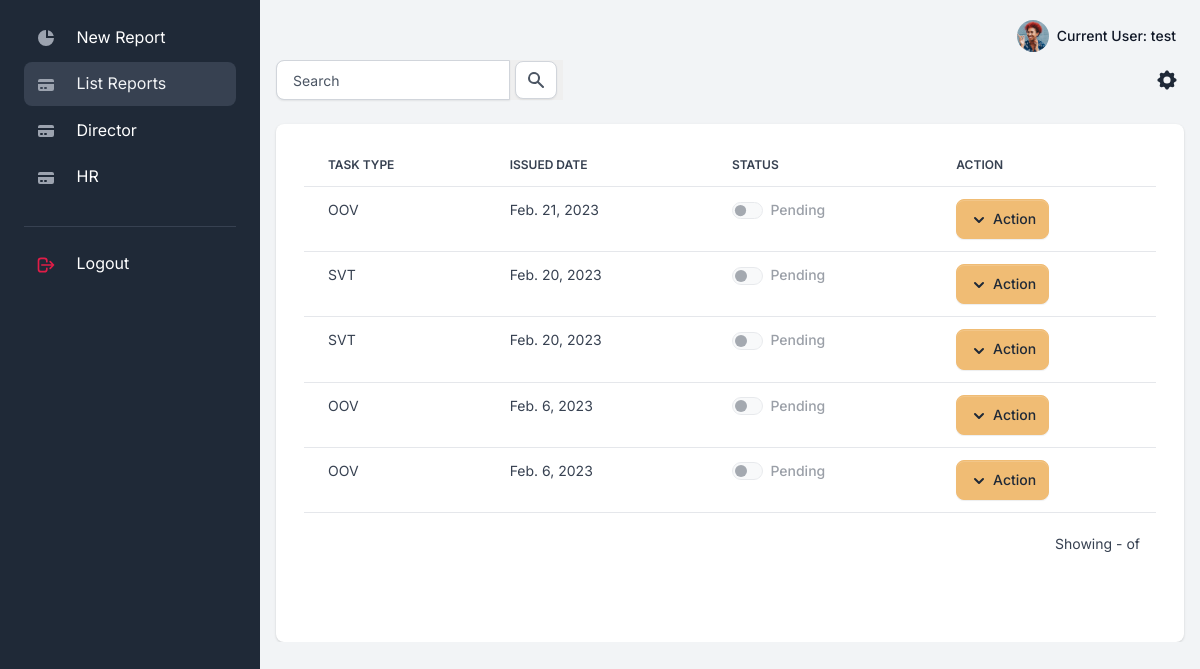
The page /reports/list (signed in) on the database as committed earlier.
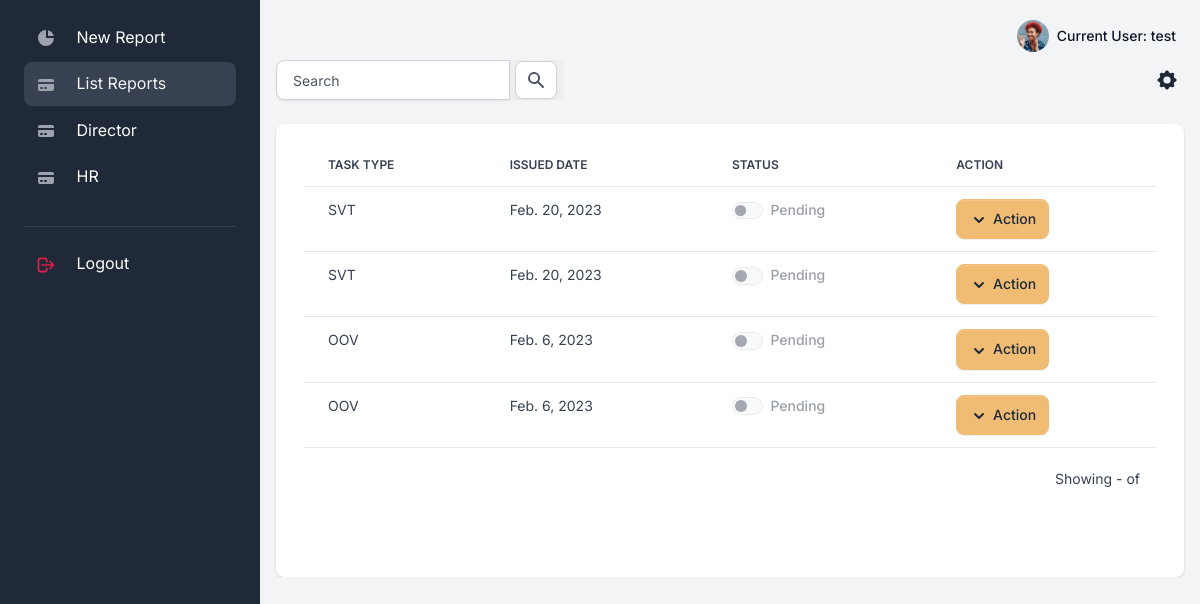
The same page on the database as committed later.
### apps/reports/models.py (models this page shows, shortened)
class Report(Model):
    STATUS_CHOICES= (
    ('Pending', 'Pending'),
    ('Approved', 'Approved'),
    )
    id=AutoField(primary_key=True,editable=False)
    owner = ForeignKey(Employee,on_delete=SET_NULL,null=True)
    task_type=ForeignKey(Task_type,on_delete=SET_NULL,null=True)
    created_at=DateTimeField(auto_now_add=True)
    status=CharField(max_length=50,choices=STATUS_CHOICES,default='Pending')
    description=TextField(null=True)

class Task_type(Model):
    id=AutoField(primary_key=True,editable=False)
    job_title=ForeignKey(Job_title,on_delete=CASCADE,null=True)
    type = CharField(max_length=50,null=True)
    def __str__(self):
        return self.type

### apps/reports/views.py (the view)
# urls.py: path('list',views.ReportListView.as_view(),name='list'),
class ReportListView(LoginRequiredMixin,View):
    paginate_by = 5
    template_name='reports/report_list.html'
    def get(self, request):
        department = Department.objects.all().values_list('department',flat=True)
        print(department)
        strval =  request.GET.get("search", False)
        if request.user.is_authenticated:
            if strval :
                query = Q(description__icontains=strval)
                query.add(Q(owner__user__first_name__icontains=strval), Q.OR)
                query.add(Q(owner__user__last_name__icontains=strval), Q.OR)
                query.add(Q(task_type__type__icontains=strval), Q.OR)
                query.add(Q(owner__user=self.request.user), Q.AND)
                report_list = Report.objects.filter(query).select_related().order_by('-created_at')
            else :
                report_list = Report.objects.filter(owner__user=self.request.user).order_by('-created_at')
            ctx = {'report_list' : report_list, 'search': strval}
            return render(request, self.template_name, ctx)

### apps/context_processors.py (called while the page is built)
def cfg_assets_root(request):
    return { 'ASSETS_ROOT' : settings.ASSETS_ROOT }

### apps/reports/models.py (called while the page is built)
    @property
    def fullname(self):
        return self.user.first_name +" "+self.user.last_name

### apps/templates/reports/report_list.html (shortened to what the changed rows need)
{% extends "layouts/base.html" %}
{% block content %}
{% load humanize %}
  <div class="card card-body border-0 shadow table-wrapper table-responsive">
    <div class="container-fluid">
        <div class="row mb-5">
      <table class="table table-hover">
          <thead>
              <tr>
                  <th class="border-gray-200">Task Type</th>
                  <th class="border-gray-200">Issued Date</th>
                  <th class="border-gray-200">Status</th>
                  <th class="border-gray-200">Action</th>
              </tr>
          </thead>
          <tbody>
              {% if report_list%}
              {% for report in report_list %}
                        <tr>
                            <td><span class="fw-normal">{{report.task_type}}</span></td>
                            <td><span class="fw-normal">{{report.created_at|naturalday}}</span></td>
                            <td>
                                <span class="form-check form-switch">
                                    {% if report.status == 'Approved' %}
                                    <input class="form-check-input" type="checkbox" id="flexSwitchCheckChecked"  checked style="background-color: green;"  disabled>
                                    <label class="form-check-label" for="flexSwitchCheckChecked">Approved</label>
                                    {% else %}
                                    <input class="form-check-input" type="checkbox" id="flexSwitchCheckChecked" disabled>
                                    <label class="form-check-label" for="flexSwitchCheckChecked">Pending</label>
                                    {% endif %}
                                </span>
                            </td>
                            <td>
                                <div class="btn-group">
                                    <button type="button" class="btn btn-secondary dropdown-toggle dropdown-toggle-split" id="dropdownMenuReference" data-bs-toggle="dropdown" aria-expanded="false" data-bs-reference="parent">
                                        <svg class="icon icon-xs" fill="currentColor" viewBox="0 0 20 20" xmlns="http://www.w3.org/2000/svg"><path fill-rule="evenodd" d="M5.293 7.293a1 1 0 011.414 0L10 10.586l3.293-3.293a1 1 0 111.414 1.414l-4 4a1 1 0 01-1.414 0l-4-4a1 1 0 010-1.414z" clip-rule="evenodd"></path></svg>
                                        <span class="">Action</span>
                                    </button>
                                </div>
                            </td>
                        </tr>
                {% endfor %}
              {% endif %}
          </tbody>
      </table>
    </div>
</div>
  </div>
{% endblock content %}

Rows that differ between the two databases and show on the page:
removed Report: task_type "OOV", created_at "Feb. 21, 2023"
